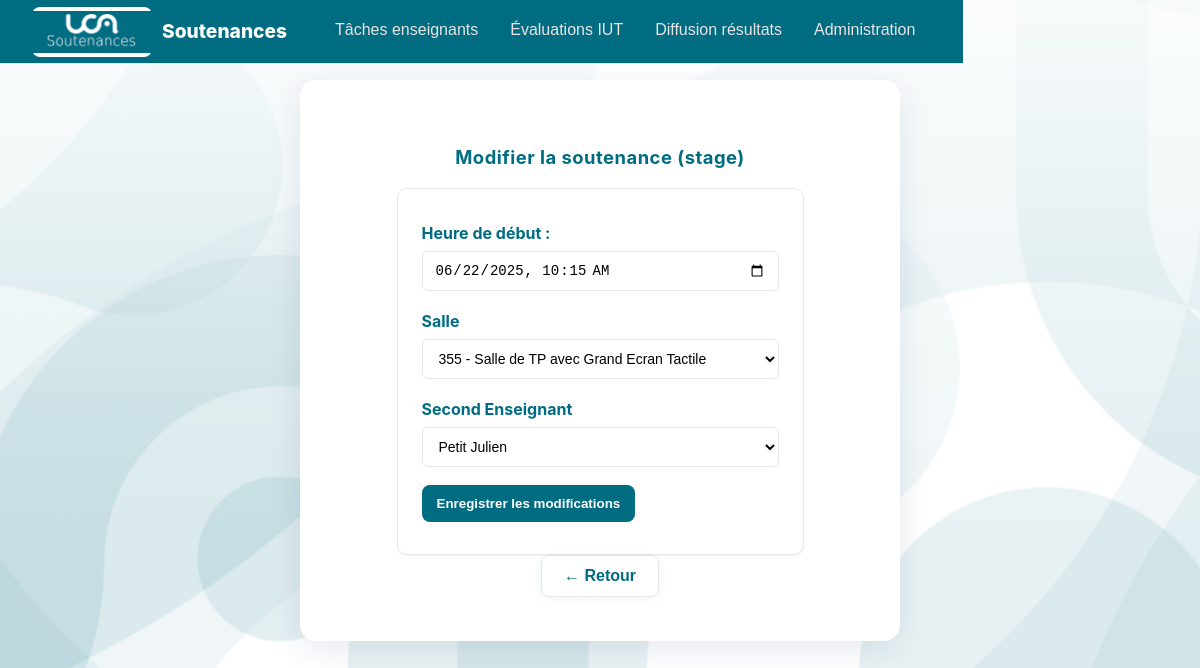
/back/Partie3.2/EditSoutenance.php?id=6&type=stage, run on the app's committed database.
### tables this page shows
CREATE TABLE `evalstage` (
  `IdEvalStage` smallint(6) NOT NULL,
  `note` float DEFAULT NULL,
  `commentaireJury` varchar(200) DEFAULT NULL,
  `presenceMaitreStageApp` tinyint(1) DEFAULT NULL,
  `confidentiel` tinyint(1) DEFAULT NULL,
  `date_h` datetime DEFAULT NULL,
  `IdEnseignantTuteur` smallint(6) NOT NULL,
  `Statut` varchar(15) NOT NULL,
  `IdSecondEnseignant` smallint(6) NOT NULL,
  `anneeDebut` smallint(6) NOT NULL,
  `IdModeleEval` smallint(6) NOT NULL,
  `IdEtudiant` smallint(6) NOT NULL,
  `IdSalle` varchar(10) DEFAULT NULL
);

CREATE TABLE `salles` (
  `IdSalle` varchar(10) NOT NULL,
  `description` varchar(50) DEFAULT NULL
);

CREATE TABLE `enseignants` (
  `IdEnseignant` smallint(6) NOT NULL,
  `nom` varchar(50) NOT NULL,
  `prenom` varchar(50) NOT NULL,
  `mail` varchar(80) NOT NULL,
  `mdp` varchar(255) NOT NULL
);

### back/Partie3.2/EditSoutenance.php (the view, shortened to what this page needs)
<?php
require_once "../../db.php";
$id   = $_GET['id'] ?? null;
$type = $_GET['type'] ?? null;
if ($type === 'stage') {
    $sql = "SELECT * FROM EvalStage WHERE IdEvalStage = :id LIMIT 1";
} elseif ($type === 'anglais') {
    $sql = "SELECT * FROM EvalAnglais WHERE IdEvalAnglais = :id LIMIT 1";
} else {
    die("⚠️ Type de soutenance inconnu.");
}
$stmt = $pdo->prepare($sql);
$stmt->execute(['id' => $id]);
$soutenance = $stmt->fetch();
$idEtudiant = $soutenance['IdEtudiant'];
$sql = "
    SELECT e.IdEnseignant, e.nom, e.prenom
    FROM Enseignants e
    WHERE e.IdEnseignant NOT IN (
        SELECT es.IdEnseignantTuteur
        FROM EvalStage es
        WHERE es.IdEtudiant = :idEtudiant
    )
";
$stmt = $pdo->prepare($sql);
$stmt->execute(['idEtudiant' => $idEtudiant]);
$listeEnseignant = $stmt->fetchAll(PDO::FETCH_ASSOC);
$sql = "SELECT IdSalle, description FROM Salles ORDER BY IdSalle";
$stmt = $pdo->query($sql);
$listeSalles = $stmt->fetchAll(PDO::FETCH_ASSOC);
?>
<!DOCTYPE html>
<html lang="fr">
<head>
    <link rel="stylesheet" href="/projet_sql/stylee.css">
</head>
<body>
<div class="navbar">
    <div class="brand"><span class="logo"></span><span>Soutenances</span></div>
    <a class="nav-item" href="/projet_sql/back/Partie3.1/3_1_natan.php">Tâches enseignants</a>
    <a class="nav-item" href="/projet_sql/back/Partie3.3/index.php">Évaluations IUT</a>
    <a class="nav-item" href="/projet_sql/back/Partie3.4/index.php">Diffusion résultats</a>
    <a class="nav-item" href="/projet_sql/back/mainAdministration.php">Administration</a>
</div>
<div class="admin-block" style="max-width:600px;width:96%;margin:80px auto 0 auto;box-sizing:border-box;">
    <h2 class="section-title">Modifier la soutenance (<?= htmlspecialchars($type) ?>)</h2>
    <form method="post" class="card" style="padding:32px 24px;">
        <div class="form-group" style="margin-bottom:18px;">
            <label for="start">Heure de début :</label>
            <input type="datetime-local" id="start" name="DateSoutenance"
                   value="<?= $type === 'stage' ? date('Y-m-d\TH:i', strtotime($soutenance['date_h'])) : date('Y-m-d\TH:i', strtotime($soutenance['dateS'])) ?>" class="input-text" />
        </div>
        <div class="form-group" style="margin-bottom:18px;">
            <label for="salleSelect">Salle</label>
            <select id="salleSelect" name="Salle" class="input-text">
                <?php foreach ($listeSalles as $salle): ?>
                    <option value="<?= htmlspecialchars($salle['IdSalle']) ?>"
                        <?= $salle['IdSalle'] == $soutenance['IdSalle'] ? 'selected' : '' ?>>
                        <?= htmlspecialchars($salle['IdSalle'] . " - " . $salle['description']) ?>
                    </option>
                <?php endforeach; ?>
            </select>
        </div>
        <div class="form-group" style="margin-bottom:18px;">
            <label for="SecondEnseignant"><?= $type === 'stage' ? "Second Enseignant" : "Enseignant" ?></label>
            <select name="SecondEnseignant" id="SecondEnseignant" class="input-text">
                <?php foreach ($listeEnseignant as $enseignant): ?>
                    <option value="<?= htmlspecialchars($enseignant['IdEnseignant']) ?>"
                        <?= ($type === 'stage' && $enseignant['IdEnseignant'] == $soutenance['IdSecondEnseignant']) ||
                           ($type === 'anglais' && $enseignant['IdEnseignant'] == $soutenance['IdEnseignant']) ? 'selected' : '' ?>>
                        <?= htmlspecialchars($enseignant['nom'] . ' ' . $enseignant['prenom']) ?>
                    </option>
                <?php endforeach; ?>
            </select>
        </div>
        <button type="submit" class="btn btn-primary">Enregistrer les modifications</button>
    </form>
        <a href="../mainAdministration.php" class="btn-retour mb-3">← Retour</a>
</div>
</body>
</html>

### stylee.css (style rules this page uses)
:root { --navy:#006C82; --teal:#178F96; --accent:#FF6E00; --bg:#006C82; --surface:#fff; --text:#1f2937; --muted:#6b7280; --border:#e5e7eb; --menu-selected:#5FC6CC; }
* { box-sizing:border-box }
html,body { height:100% }
body { margin:0; font-family:"Inter","Segoe UI",Roboto,Arial,sans-serif; background: url('fond-uca.png') center center/cover no-repeat fixed; color:var(--text); line-height:1.5; }
.navbar { display: flex; align-items: center; justify-content: flex-start; padding: 0 32px; background: var(--navy); height: 64px; border-bottom: 1px solid var(--border); position: fixed; top: 0; z-index: 20; }
.navbar .brand { display: flex; align-items: center; gap: 10px; margin-right: 32px; }
.navbar .brand .logo { width: 120px; height: 50px; border-radius: 8px; background: #fff url('logo-uca-site.png') center/contain no-repeat; }
.navbar .brand span { font-weight: 800; color: #fff; font-size: 1.2rem; }
.nav-item { display: flex; align-items: center; justify-content: center; height: 64px; padding: 0 16px; color: #eae4e4; text-decoration: none; font-family: "Barlow", Arial, sans-serif; font-size: 1rem; font-weight: 400; border: none; border-bottom: 3px solid transparent; background: transparent; border-radius: 0; box-shadow: none; transition: border-color .2s, color .2s, background .2s; }
.card { background:var(--surface);border:1px solid var(--border);border-radius:10px;box-shadow:0 1px 2px rgba(0,0,0,.05);padding:16px }
.admin-block { max-width: 900px; margin: 80px auto 0 auto; background: var(--surface); border-radius: 16px; box-shadow: 0 8px 32px rgba(0,44,95,0.10); padding: 32px; display: flex; flex-direction: column; align-items: center; }
.section-title { color: var(--navy); font-size: 1.15rem; font-weight: 700; margin: 32px 0 16px 0; letter-spacing: 0.5px; }
a { color:var(--teal);text-decoration:none }
.btn,button { display:inline-flex;align-items:center;justify-content:center;gap:8px;border:1px solid var(--border);border-radius:8px;padding:10px 14px;font-weight:700;cursor:pointer;background:#f8fafc;color:#111827 }
.btn-primary { background:var(--navy);color:#fff;border-color:transparent }
label { font-weight:700;color:var(--navy);margin-bottom:6px;display:block }
input,select,textarea { width:100%;padding:10px 12px;border:1px solid var(--border);border-radius:6px;background:#fff;font-size:14px }
.mb-3 { margin-bottom:12px }
.btn-retour { background: var(--surface); color: var(--navy); border: 1px solid var(--border); border-radius: 8px; font-family: 'Barlow', Arial, sans-serif; font-weight: 600; padding: 8px 22px; font-size: 1em; box-shadow: 0 2px 8px rgba(0,108,130,0.07); transition: background 0.18s, color 0.18s, border-color 0.18s; text-decoration: none; display: inline-block; }

### data on the page
evalstage: DateSoutenance "06/22/2025 10:15", Salle "355 - Salle de TP avec Grand Ecran Tactile", SecondEnseignant "Petit Julien"

### other printed values
$type "stage"
